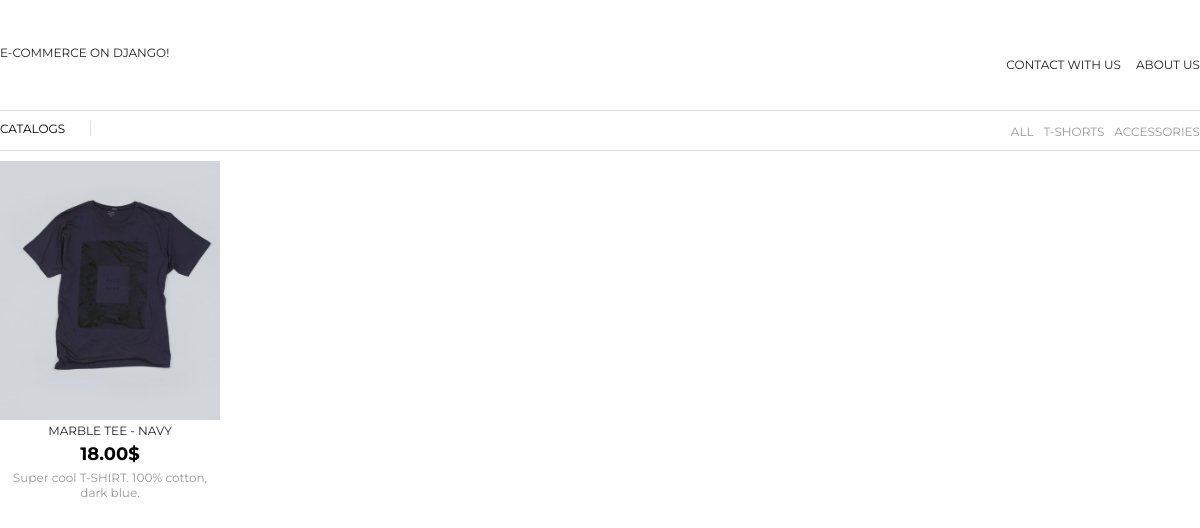
Page /main/ on the earlier database version.
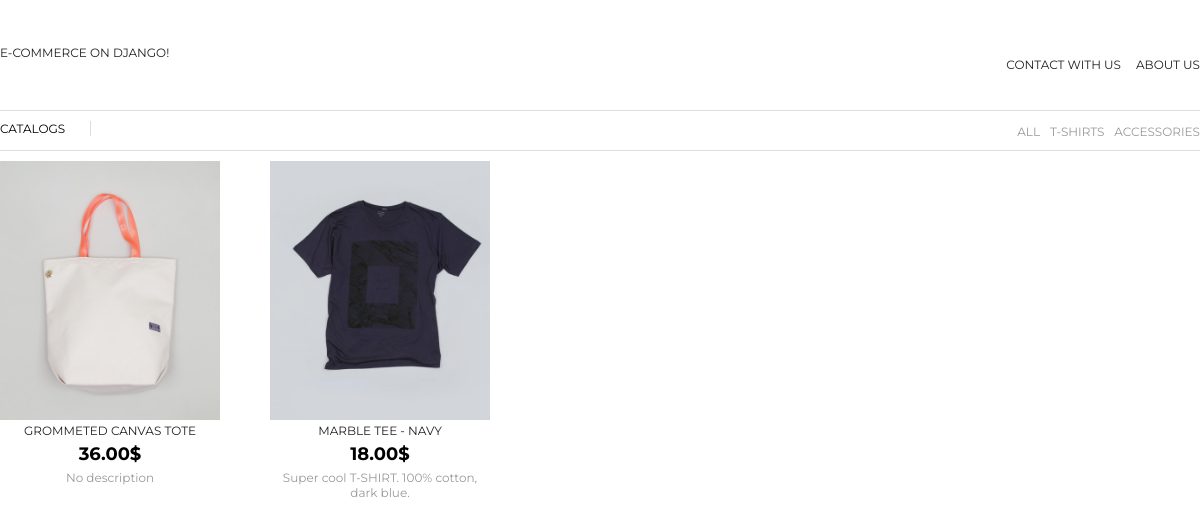
Same page on the later database version.
### Bank/models.py (models this page shows, shortened)
class Category(models.Model):
    name = models.CharField(max_length=255)
    slug = models.SlugField(max_length=140, unique=True)
    description = models.TextField()
    created_at = models.DateTimeField(auto_now_add=True)
    is_active = models.BooleanField(default=True)
    is_first = models.BooleanField(default=True)
    class Meta:
        ordering = ['-is_first']
        verbose_name_plural = 'Categories'

class Product(models.Model):
    name = models.CharField(max_length=255, unique=True)
    slug = models.SlugField(max_length=150, unique=True)
    price = models.DecimalField(max_digits=9, decimal_places=2)
    image = models.ImageField(upload_to='media/images/', blank=True, default="no")
    description = models.TextField(max_length=300, default="No description")
    quantity = models.IntegerField()
    created_at = models.DateTimeField(auto_now_add=True)
    catalog = models.ManyToManyField(Category)
    class Meta:
        ordering = ['-created_at']
    def get_price(self):
        return str(self.price) + "$"

### Bank/views.py (the view)
# urls.py: url(r'^main/$', views.main_view, name='main'),
def main_view(request):
    categories = Category.objects.filter(is_active=True)
    all = categories.get(name="All")
    return render_to_response('main.html', {#'user': MyBankUser.objects.get(pk=request.user.id)
                                            'categories': categories,
                                            'all_category': all}, context_instance=RequestContext(request))

### templates/main.html (shortened to what this page needs)
{% extends "base.html" %}
{% block content %}
    <div>
        {% if categories %}
            {% for product in all_category.product_set.all %}
                    <div class="product-block">
                        <img src="{{ MEDIA_URL }}{{ product.image }}"  width="220px" height="259"/>
                        <a href="{% url 'product' product.slug %}">{{ product.name }}</a>
                        <p class="product-price"><b>{{ product.get_price }}</b></p>
                        <p class="product-description">{{ product.description }}</p>
                    </div>
            {% endfor %}
        {% else %}
            <p>No categories at the moment!</p>
        {% endif %}
    </div>
{% endblock %}

### templates/base.html (shortened to what this page needs)
{% load staticfiles %}
<!DOCTYPE html>
<html>
<head lang="en">
    <link rel="stylesheet" type="text/css" href="{% static 'Bank/style.css' %}"
</head>
<body>
    <div class="head-container">
        <div class="header">
            <p class="main-title"><a href="{% url 'main' %}">E-Commerce On Django!</a></p>
            <ul class="navbar">
                <li><a href="">Contact with us</a> </li>
                <li><a href="">About us</a></li>
            </ul>
        </div>
        <div class="cf"></div>
    </div>
    <div class="menu-container">
        <div class="menu-categories">
            <div class="top"></div>
                <div class="menu-title">
                    <p>Catalogs</p>
                </div>
                <div class="categories-list">
                    <ul class="categories-navbar">
                        {% if categories %}
                            {% for category in categories %}
                                <li><a href="{% url 'category' category.slug%}">{{ category.name|upper}}</a></li>
                            {% endfor %}
                        {% else %}
                            <p>No categories! Sorry.</p>
                        {% endif %}
                    </ul>
                </div>
            <div class="cf"></div>
            <div class="top"></div>
        </div>
    </div>
    <div class="content">
        {% block content %}{% endblock %}
    </div>
</body>
</html>

### Bank/static/Bank/style.css (style rules this page uses)
* { margin: 0; padding: 0; }
body { width: 1200px; margin: 0 auto; }
p { font-size: 12px; }
* { font-family: 'Montserrat', sans-serif; }
.head-container { height: 100px; background-color: white; }
.header { padding-top: 45px; text-align: center; color: #231f20; font-size: 25px; text-transform: uppercase; }
.main-title { float: left; font-family: 'Montserrat', sans-serif; }
.navbar { float: right; }
.navbar li { float: left; margin-left: 15px; list-style-type: none; }
.navbar li:first-child { margin-left: 0; }
a { text-decoration: none; font-family: 'Montserrat', sans-serif; color: #231f20; }
.navbar a { font-size: 12px; font-family: 'Montserrat', sans-serif; }
.content { background-color: white; }
.top { border-top: 1px solid #ddd; margin: 10px 0 10px 0; }
.categories-navbar { float: right; }
.categories-navbar li { float: left; margin-left: 10px; list-style: none; }
.categories-navbar li a { font-size: 12px; color: #999; }
.product-block { font-size: 12px; float: left; width: 220px; text-align: center; margin-left: 50px; }
.product-block:first-child { margin-left: 0; }
.product-description { margin-top: 5px; color: #999; }
.menu-title { float: left; }
.menu-title p { text-transform: uppercase; padding-right: 25px; border-right: 1px solid #ddd; }
.product-price { margin-top: 5px; font-size: 18px; }
.cf:before, .cf:after { content: " "; display: table; }
.cf:after { clear: both; }

Differences in the rows shown:
changed Category: name "T-SHORTS" → "T-SHIRTS"
added Product: image (picture), name "GROMMETED CANVAS TOTE", get_price "36.00$", description "No description"
